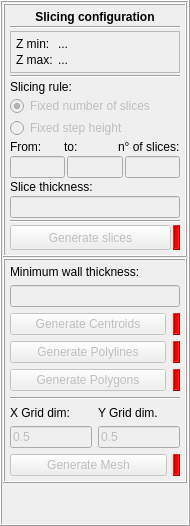
        <widget class="QFrame" name="frame_5">
         <property name="enabled">
          <bool>true</bool>
         </property>
         <property name="minimumSize">
          <size>
           <width>190</width>
           <height>0</height>
          </size>
         </property>
         <property name="maximumSize">
          <size>
           <width>190</width>
           <height>16777215</height>
          </size>
         </property>
         <property name="frameShape">
          <enum>QFrame::Box</enum>
         </property>
         <property name="frameShadow">
          <enum>QFrame::Raised</enum>
         </property>
         <layout class="QVBoxLayout" name="verticalLayout">
          <property name="spacing">
           <number>1</number>
          </property>
          <property name="leftMargin">
           <number>1</number>
          </property>
          <property name="topMargin">
           <number>1</number>
          </property>
          <property name="rightMargin">
           <number>1</number>
          </property>
          <property name="bottomMargin">
           <number>1</number>
          </property>
          <item>
           <widget class="QFrame" name="frame_6">
            <property name="enabled">
             <bool>true</bool>
            </property>
            <property name="frameShape">
             <enum>QFrame::Box</enum>
            </property>
            <property name="frameShadow">
             <enum>QFrame::Raised</enum>
            </property>
            <layout class="QVBoxLayout" name="verticalLayout_7">
             <property name="spacing">
              <number>2</number>
             </property>
             <property name="leftMargin">
              <number>5</number>
             </property>
             <property name="topMargin">
              <number>5</number>
             </property>
             <property name="rightMargin">
              <number>5</number>
             </property>
             <property name="bottomMargin">
              <number>5</number>
             </property>
             <item>
              <widget class="QLabel" name="label_sliceconfig">
               <property name="enabled">
                <bool>true</bool>
               </property>
               <property name="text">
                <string>&lt;html&gt;&lt;head/&gt;&lt;body&gt;&lt;p&gt;&lt;span style=&quot; font-weight:600;&quot;&gt;Slicing configuration&lt;/span&gt;&lt;/p&gt;&lt;/body&gt;&lt;/html&gt;</string>
               </property>
               <property name="alignment">
                <set>Qt::AlignCenter</set>
               </property>
              </widget>
             </item>
             <item>
              <widget class="Line" name="line_3">
               <property name="enabled">
                <bool>true</bool>
               </property>
               <property name="orientation">
                <enum>Qt::Horizontal</enum>
               </property>
              </widget>
             </item>
             <item alignment="Qt::AlignTop">
              <widget class="QFrame" name="frame_7">
               <property name="enabled">
                <bool>true</bool>
               </property>
               <property name="frameShape">
                <enum>QFrame::StyledPanel</enum>
               </property>
               <property name="frameShadow">
                <enum>QFrame::Raised</enum>
               </property>
               <layout class="QFormLayout" name="formLayout">
                <property name="horizontalSpacing">
                 <number>2</number>
                </property>
                <property name="verticalSpacing">
                 <number>2</number>
                </property>
                <property name="leftMargin">
                 <number>5</number>
                </property>
                <property name="topMargin">
                 <number>5</number>
                </property>
                <property name="rightMargin">
                 <number>5</number>
                </property>
                <property name="bottomMargin">
                 <number>5</number>
                </property>
                <item row="0" column="0">
                 <widget class="QLabel" name="label_zmin">
                  <property name="enabled">
                   <bool>true</bool>
                  </property>
                  <property name="text">
                   <string>&lt;html&gt;&lt;head/&gt;&lt;body&gt;&lt;p&gt;Z min: &lt;/p&gt;&lt;/body&gt;&lt;/html&gt;</string>
                  </property>
                 </widget>
                </item>
                <item row="0" column="1">
                 <widget class="QLabel" name="label_zmin_value">
                  <property name="enabled">
                   <bool>true</bool>
                  </property>
                  <property name="text">
                   <string>&lt;html&gt;&lt;head/&gt;&lt;body&gt;&lt;p&gt;...&lt;/p&gt;&lt;/body&gt;&lt;/html&gt;</string>
                  </property>
                 </widget>
                </item>
                <item row="2" column="0">
                 <widget class="QLabel" name="label_zmax">
                  <property name="enabled">
                   <bool>true</bool>
                  </property>
                  <property name="text">
                   <string>&lt;html&gt;&lt;head/&gt;&lt;body&gt;&lt;p&gt;Z max: &lt;/p&gt;&lt;/body&gt;&lt;/html&gt;</string>
                  </property>
                 </widget>
                </item>
                <item row="2" column="1">
                 <widget class="QLabel" name="label_zmax_value">
                  <property name="enabled">
                   <bool>true</bool>
                  </property>
                  <property name="text">
                   <string>&lt;html&gt;&lt;head/&gt;&lt;body&gt;&lt;p&gt;...&lt;/p&gt;&lt;/body&gt;&lt;/html&gt;</string>
                  </property>
                 </widget>
                </item>
               </layout>
              </widget>
             </item>
             <item>
              <widget class="Line" name="line_4">
               <property name="enabled">
                <bool>true</bool>
               </property>
               <property name="orientation">
                <enum>Qt::Horizontal</enum>
               </property>
              </widget>
             </item>
             <item>
              <widget class="QLabel" name="label_slicrule">
               <property name="enabled">
                <bool>true</bool>
               </property>
               <property name="text">
                <string>&lt;html&gt;&lt;head/&gt;&lt;body&gt;&lt;p&gt;Slicing rule:&lt;/p&gt;&lt;/body&gt;&lt;/html&gt;</string>
               </property>
              </widget>
             </item>
             <item>
              <widget class="QRadioButton" name="rbtn_fixnum">
               <property name="enabled">
                <bool>false</bool>
               </property>
               <property name="text">
                <string>Fixed number of slices</string>
               </property>
               <property name="checked">
                <bool>true</bool>
               </property>
              </widget>
             </item>
             <item>
              <widget class="QRadioButton" name="rbtn_fixstep">
               <property name="enabled">
                <bool>false</bool>
               </property>
               <property name="text">
                <string>Fixed step height</string>
               </property>
              </widget>
             </item>
             <item>
              <layout class="QHBoxLayout" name="horizontalLayout_4">
               <item>
                <widget class="QLabel" name="label_zfrom">
                 <property name="enabled">
                  <bool>true</bool>
                 </property>
                 <property name="text">
                  <string>&lt;html&gt;&lt;head/&gt;&lt;body&gt;&lt;p&gt;From:&lt;/p&gt;&lt;/body&gt;&lt;/html&gt;</string>
                 </property>
                </widget>
               </item>
               <item>
                <widget class="QLabel" name="label_zto">
                 <property name="enabled">
                  <bool>true</bool>
                 </property>
                 <property name="text">
                  <string>&lt;html&gt;&lt;head/&gt;&lt;body&gt;&lt;p&gt;to:&lt;/p&gt;&lt;/body&gt;&lt;/html&gt;</string>
                 </property>
                </widget>
               </item>
               <item>
                <widget class="QLabel" name="label_steporN">
                 <property name="enabled">
                  <bool>true</bool>
                 </property>
                 <property name="text">
                  <string>&lt;html&gt;&lt;head/&gt;&lt;body&gt;&lt;p&gt;n° of slices:&lt;/p&gt;&lt;/body&gt;&lt;/html&gt;</string>
                 </property>
                </widget>
               </item>
              </layout>
             </item>
             <item>
              <layout class="QHBoxLayout" name="horizontalLayout_5">
               <item>
                <widget class="QLineEdit" name="lineEdit_from">
                 <property name="enabled">
                  <bool>false</bool>
                 </property>
                </widget>
               </item>
               <item>
                <widget class="QLineEdit" name="lineEdit_to">
                 <property name="enabled">
                  <bool>false</bool>
                 </property>
                </widget>
               </item>
               <item>
                <widget class="QLineEdit" name="lineEdit_steporN">
                 <property name="enabled">
                  <bool>false</bool>
                 </property>
                </widget>
               </item>
              </layout>
             </item>
             <item>
              <widget class="QLabel" name="label_ztol">
               <property name="enabled">
                <bool>true</bool>
               </property>
               <property name="text">
                <string>&lt;html&gt;&lt;head/&gt;&lt;body&gt;&lt;p&gt;Slice thickness:&lt;/p&gt;&lt;/body&gt;&lt;/html&gt;</string>
               </property>
              </widget>
             </item>
             <item>
              <widget class="QLineEdit" name="lineEdit_thick">
               <property name="enabled">
                <bool>false</bool>
               </property>
              </widget>
             </item>
             <item>
              <widget class="Line" name="line_6">
               <property name="enabled">
                <bool>true</bool>
               </property>
               <property name="orientation">
                <enum>Qt::Horizontal</enum>
               </property>
              </widget>
             </item>
             <item>
              <layout class="QHBoxLayout" name="horizontalLayout_8">
               <item>
                <widget class="QPushButton" name="btn_gen_slices">
                 <property name="enabled">
                  <bool>false</bool>
                 </property>
                 <property name="minimumSize">
                  <size>
                   <width>0</width>
                   <height>25</height>
                  </size>
                 </property>
                 <property name="maximumSize">
                  <size>
                   <width>16777215</width>
                   <height>25</height>
                  </size>
                 </property>
                 <property name="text">
                  <string>Generate slices</string>
                 </property>
                </widget>
               </item>
               <item>
                <widget class="QFrame" name="status_slices">
                 <property name="maximumSize">
                  <size>
                   <width>7</width>
                   <height>16777215</height>
                  </size>
                 </property>
                 <property name="styleSheet">
                  <string notr="true">background-color: rgb(255, 0, 0);</string>
                 </property>
                 <property name="frameShape">
                  <enum>QFrame::Box</enum>
                 </property>
                 <property name="frameShadow">
                  <enum>QFrame::Raised</enum>
                 </property>
                </widget>
               </item>
              </layout>
             </item>
            </layout>
           </widget>
          </item>
          <item>
           <widget class="QFrame" name="frame_8">
            <property name="frameShape">
             <enum>QFrame::Box</enum>
            </property>
            <property name="frameShadow">
             <enum>QFrame::Raised</enum>
            </property>
            <layout class="QVBoxLayout" name="verticalLayout_6">
             <property name="leftMargin">
              <number>5</number>
             </property>
             <property name="topMargin">
              <number>5</number>
             </property>
             <property name="rightMargin">
              <number>5</number>
             </property>
             <property name="bottomMargin">
              <number>5</number>
             </property>
             <item>
              <widget class="QLabel" name="label_wallthick">
               <property name="text">
                <string>&lt;html&gt;&lt;head/&gt;&lt;body&gt;&lt;p&gt;Minimum wall thickness:&lt;/p&gt;&lt;/body&gt;&lt;/html&gt;</string>
               </property>
              </widget>
             </item>
             <item>
              <widget class="QLineEdit" name="lineEdit_wall_thick">
               <property name="enabled">
                <bool>false</bool>
               </property>
              </widget>
             </item>
             <item>
              <layout class="QVBoxLayout" name="verticalLayout_8">
               <item>
                <layout class="QHBoxLayout" name="horizontalLayout_11">
                 <property name="spacing">
                  <number>7</number>
                 </property>
                 <item>
                  <widget class="QPushButton" name="btn_gen_centr">
                   <property name="enabled">
                    <bool>false</bool>
                   </property>
                   <property name="minimumSize">
                    <size>
                     <width>125</width>
                     <height>0</height>
                    </size>
                   </property>
                   <property name="maximumSize">
                    <size>
                     <width>16777215</width>
                     <height>25</height>
                    </size>
                   </property>
                   <property name="text">
                    <string>Generate Centroids</string>
                   </property>
                  </widget>
                 </item>
                 <item>
                  <widget class="QFrame" name="status_centroids">
                   <property name="maximumSize">
                    <size>
                     <width>7</width>
                     <height>16777215</height>
                    </size>
                   </property>
                   <property name="styleSheet">
                    <string notr="true">background-color: rgb(255, 0, 0);</string>
                   </property>
                   <property name="frameShape">
                    <enum>QFrame::Box</enum>
                   </property>
                   <property name="frameShadow">
                    <enum>QFrame::Raised</enum>
                   </property>
                  </widget>
                 </item>
                </layout>
               </item>
               <item>
                <layout class="QHBoxLayout" name="horizontalLayout_12">
                 <property name="spacing">
                  <number>7</number>
                 </property>
                 <item>
                  <widget class="QPushButton" name="btn_gen_polylines">
                   <property name="enabled">
                    <bool>false</bool>
                   </property>
                   <property name="minimumSize">
                    <size>
                     <width>125</width>
                     <height>0</height>
                    </size>
                   </property>
                   <property name="maximumSize">
                    <size>
                     <width>16777215</width>
                     <height>25</height>
                    </size>
                   </property>
                   <property name="text">
                    <string>Generate Polylines</string>
                   </property>
                  </widget>
                 </item>
                 <item>
                  <widget class="QFrame" name="status_polylines">
                   <property name="maximumSize">
                    <size>
                     <width>7</width>
                     <height>16777215</height>
                    </size>
                   </property>
                   <property name="styleSheet">
                    <string notr="true">background-color: rgb(255, 0, 0);</string>
                   </property>
                   <property name="frameShape">
                    <enum>QFrame::Box</enum>
                   </property>
                   <property name="frameShadow">
                    <enum>QFrame::Raised</enum>
                   </property>
                  </widget>
                 </item>
                </layout>
               </item>
               <item>
                <layout class="QHBoxLayout" name="horizontalLayout_13">
                 <property name="spacing">
                  <number>7</number>
                 </property>
                 <item>
                  <widget class="QPushButton" name="btn_gen_polygons">
                   <property name="enabled">
                    <bool>false</bool>
                   </property>
                   <property name="minimumSize">
                    <size>
                     <width>125</width>
                     <height>0</height>
                    </size>
                   </property>
                   <property name="maximumSize">
                    <size>
                     <width>16777215</width>
                     <height>25</height>
                    </size>
                   </property>
                   <property name="text">
                    <string>Generate Polygons</string>
                   </property>
                  </widget>
                 </item>
                 <item>
                  <widget class="QFrame" name="status_polygons">
                   <property name="maximumSize">
                    <size>
                     <width>7</width>
                     <height>16777215</height>
                    </size>
                   </property>
                   <property name="styleSheet">
                    <string notr="true">background-color: rgb(255, 0, 0);</string>
                   </property>
                   <property name="frameShape">
                    <enum>QFrame::Box</enum>
                   </property>
                   <property name="frameShadow">
                    <enum>QFrame::Raised</enum>
                   </property>
                  </widget>
                 </item>
                </layout>
               </item>
              </layout>
             </item>
             <item>
              <widget class="Line" name="line_2">
               <property name="orientation">
                <enum>Qt::Horizontal</enum>
               </property>
              </widget>
             </item>
             <item>
              <layout class="QHBoxLayout" name="horizontalLayout_6">
               <item>
                <widget class="QLabel" name="label_xeldim">
                 <property name="text">
                  <string>X Grid dim:</string>
                 </property>
                </widget>
               </item>
               <item>
                <widget class="QLabel" name="label_yeldim">
                 <property name="text">
                  <string>Y Grid dim.</string>
                 </property>
                </widget>
               </item>
              </layout>
             </item>
             <item>
              <layout class="QHBoxLayout" name="horizontalLayout_7">
               <item>
                <widget class="QLineEdit" name="lineEdit_xeldim">
                 <property name="enabled">
                  <bool>false</bool>
                 </property>
                 <property name="text">
                  <string>0.5</string>
                 </property>
                </widget>
               </item>
               <item>
                <widget class="QLineEdit" name="lineEdit_yeldim">
                 <property name="enabled">
                  <bool>false</bool>
                 </property>
                 <property name="text">
                  <string>0.5</string>
                 </property>
                </widget>
               </item>
              </layout>
             </item>
             <item>
              <layout class="QHBoxLayout" name="horizontalLayout_14">
               <item>
                <layout class="QHBoxLayout" name="horizontalLayout_10">
                 <property name="spacing">
                  <number>1</number>
                 </property>
                 <item>
                  <widget class="QPushButton" name="btn_gen_mesh">
                   <property name="enabled">
                    <bool>false</bool>
                   </property>
                   <property name="minimumSize">
                    <size>
                     <width>125</width>
                     <height>0</height>
                    </size>
                   </property>
                   <property name="maximumSize">
                    <size>
                     <width>16777215</width>
                     <height>25</height>
                    </size>
                   </property>
                   <property name="text">
                    <string>Generate Mesh</string>
                   </property>
                  </widget>
                 </item>
                </layout>
               </item>
               <item>
                <widget class="QFrame" name="status_mesh">
                 <property name="maximumSize">
                  <size>
                   <width>7</width>
                   <height>16777215</height>
                  </size>
                 </property>
                 <property name="styleSheet">
                  <string notr="true">background-color: rgb(255, 0, 0);</string>
                 </property>
                 <property name="frameShape">
                  <enum>QFrame::Box</enum>
                 </property>
                 <property name="frameShadow">
                  <enum>QFrame::Raised</enum>
                 </property>
                </widget>
               </item>
              </layout>
             </item>
            </layout>
           </widget>
          </item>
          <item>
           <spacer name="verticalSpacer_2">
            <property name="enabled">
             <bool>true</bool>
            </property>
            <property name="orientation">
             <enum>Qt::Vertical</enum>
            </property>
            <property name="sizeHint" stdset="0">
             <size>
              <width>20</width>
              <height>40</height>
             </size>
            </property>
           </spacer>
          </item>
         </layout>
        </widget>
